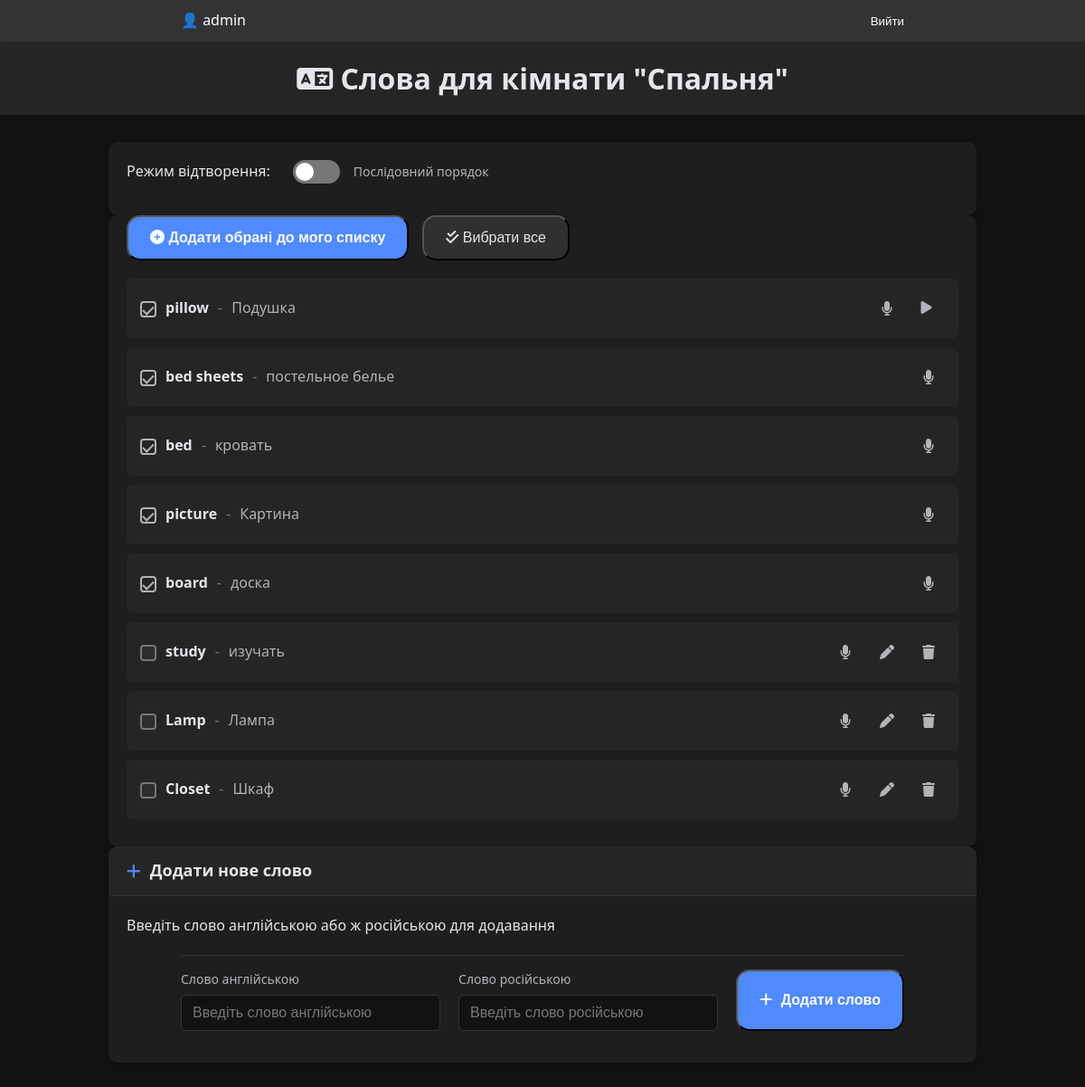
Screenshot of /rooms/room/1/ (signed in) with the database file from the repository.
### trainer/models.py (models this page shows, shortened)
class Room(models.Model):
    name = models.CharField(max_length=255)
    chapter = models.ForeignKey(Chapter, on_delete=models.CASCADE, related_name='rooms', blank=True, null=True)
    user = models.ForeignKey(User, on_delete=models.CASCADE, blank=True, null=True)

class Word(models.Model):
    room = models.ForeignKey(Room, on_delete=models.CASCADE, related_name='words')
    user = models.ForeignKey(User, on_delete=models.CASCADE, null=True, blank=True)
    en = models.CharField(max_length=100)
    ru = models.CharField(max_length=100, blank=True)
    is_admin_word = models.BooleanField(default=True)

### trainer/views.py (the view)
# urls.py: path('rooms/room/<int:room_id>/', views.room_words, name='room_words'),
@login_required
def room_words(request, room_id):
    room = get_object_or_404(Room, id=room_id)
    words_qs = Word.objects.filter(room=room, user__isnull=True)
    user_words_qs = Word.objects.filter(room=room, user=request.user)
    all_word_ids_on_page = [w.id for w in words_qs] + [uw.id for uw in user_words_qs]
    word_content_type = ContentType.objects.get_for_model(Word)
    selected_word_ids = UserSelection.objects.filter(
        user=request.user,
        content_type=word_content_type,
        object_id__in=all_word_ids_on_page
    ).values_list('object_id', flat=True)
    user_recordings = WordRecording.objects.filter(
        user=request.user,
        word_id__in=all_word_ids_on_page
    )
    user_recordings_map = {rec.word_id: rec.recording.url for rec in user_recordings if rec.recording}
    processed_words = []
    for word_obj in list(words_qs):
        word_obj.user_recording_url = user_recordings_map.get(word_obj.id)
        processed_words.append(word_obj)
    processed_user_words = []
    for word_obj in list(user_words_qs):
        word_obj.user_recording_url = user_recordings_map.get(word_obj.id)
        processed_user_words.append(word_obj)
    return render(
        request,
        "room_words.html",
        {
            "room": room,
            "words": processed_words,
            "user_words": processed_user_words,
            "selected_word_ids": set(selected_word_ids),
            "user_recordings_map": user_recordings_map, # Kept for direct access if needed, though annotation is primary
        },
    )

### trainer/templates/room_words.html (shortened to what this page needs)
{% extends "base.html" %}
{% block extra_styles %}
<link rel="stylesheet" href="/static/css/room_words.css">
<link rel="stylesheet" href="https://cdnjs.cloudflare.com/ajax/libs/font-awesome/6.1.1/css/all.min.css">
{% endblock %}
{% block content %}
    <header class="page-header">
        <div class="container">
            <h1>
                <i class="fas fa-language"></i>
                Слова для кімнати "{{ room.name }}"
            </h1>
        </div>
    </header>
    <main class="container">
        <div class="card">
            <div class="card-body">
                <div class="toggle-container">
                    <div class="mode-label">Режим відтворення:</div>
                    <div class="toggle-switch">
                        <label for="randomPlayback"></label>
                        <span id="playbackModeText">
                            {% if user_settings.random_playback %}Випадковий порядок{% else %}Послідовний порядок{% endif %}
                        </span>
                    </div>
                </div>
            </div>
        </div>
        <div class="card word-section">
            <div class="card-body">
                <form id="wordSelectionForm">
                    <div class="word-controls">
                        <button type="button" onclick="addSelectedWords()" class="primary-btn">
                            <i class="fas fa-plus-circle"></i> Додати обрані до мого списку
                        </button>
                        <button type="button" onclick="toggleSelectAll()" class="secondary-btn">
                            <i class="fas fa-check-double"></i> <span id="selectAllText">Вибрати все</span>
                        </button>
                    </div>
                    <div class="word-list-container">
                        <ul id="wordList" class="word-list">
                            {% for word in words %}
                                <li class="word-item">
                                    <label class="word-label">
                                        <div class="checkbox-wrapper">
                                            <span class="checkmark"></span>
                                        </div>
                                        <div class="word-content">
                                            <span class="word-en">{{ word.en }}</span>
                                            <span class="divider">-</span>
                                            <span class="word-ru">{{ word.ru }}</span>
                                        </div>
                                    </label>
                                    <div class="word-actions">
                                        <button type="button" class="icon-btn record-btn" data-word-id="{{ word.id }}">
                                            <i class="fas fa-microphone"></i>
                                        </button>
                                        <button type="button" class="icon-btn play-btn" data-word-id="{{ word.id }}"
                                                {% if word.user_recording_url %}style="display:inline-block;"{% else %}style="display:none;"{% endif %}>
                                            <i class="fas fa-play"></i>
                                        </button>
                                    </div>
                                </li>
                            {% endfor %}
                        </ul>
                    </div>
                    <div class="word-list-container">
                        <ul id="userWordList" class="word-list">
                            {% for word in user_words %}
                                <li class="word-item">
                                    <label class="word-label">
                                        <div class="checkbox-wrapper">
                                            <span class="checkmark"></span>
                                        </div>
                                        <div class="word-content">
                                            <span class="word-en" id="wordEn">{{ word.en }}</span>
                                            <span class="divider">-</span>
                                            <span class="word-ru" id="wordRu">{{ word.ru }}</span>
                                        </div>
                                    </label>
                                    <div class="word-actions">
                                        <button type="button" class="icon-btn record-btn" data-word-id="{{ word.id }}">
                                            <i class="fas fa-microphone"></i>
                                        </button>
                                        <button type="button" class="icon-btn edit-word" onclick="editWord('{{ word.id }}', '{{ word.en|escapejs }}', '{{ word.ru|escapejs }}')">
                                            <i class="fas fa-pen"></i>
                                        </button>
                                        <button type="button" class="icon-btn delete-word" onclick="deleteWord('{{ word.id }}')">
                                            <i class="fas fa-trash"></i>
                                        </button>
                                    </div>
                                </li>
                            {% endfor %}
                        </ul>
                    </div>
                </form>
            </div>
        </div>
        <div class="card">
            <div class="card-header">
                <h3><i class="fas fa-plus"></i> Додати нове слово</h3>
            </div>
            <div class="card-body">
                <span>Введіть слово англійською або ж російською для додавання</span>
                <form id="addWordForm" class="add-word-form">
                    <div class="form-row">
                        <div class="input-group">
                            <label for="addWordEn">Слово англійською</label>
                            <input type="text" id="addWordEn" placeholder="Введіть слово англійською">
                        </div>
                        <div class="input-group">
                            <label for="addWordRu">Слово російською</label>
                            <input type="text" id="addWordRu" placeholder="Введіть слово російською">
                        </div>
                        <button type="button" class="primary-btn" onclick="submitNewWord()">
                            <i class="fas fa-plus"></i> Додати слово
                        </button>
                    </div>
                </form>
            </div>
        </div>
    </main>
{% endblock %}

### trainer/templates/base.html (shortened to what this page needs)
{% load static %}
<!DOCTYPE html>
<html lang="uk">
<head>
    <link rel="stylesheet" href="{% static 'css/custom_checkbox.css' %}">
    {% block extra_styles %}{% endblock %}
</head>
<body>
    {% if user.is_authenticated %}
    <header style="background: #333; color: white; padding: 10px;">
        <div style="max-width: 800px; margin: auto; display: flex; justify-content: space-between;">
            <div>👤 {{ user.username }}</div>
            <div>
                <form method="post" action="{% url 'logout' %}">
                    <button type="submit" style="background: none; border: none; color: white; cursor: pointer;">Вийти</button>
                </form>
            </div>
        </div>
    </header>
    {% endif %}
    {% block content %}{% endblock %}
</body>
</html>

### trainer/static/css/custom_checkbox.css (style rules this page uses)
.checkbox-wrapper { position: relative; display: inline-block; vertical-align: middle; }
.checkbox-wrapper .checkmark { position: relative; display: inline-block; height: 18px; width: 18px; margin-right: 10px; background-color: #2d2d2d; border: 2px solid var(--text-muted); border-radius: 4px; transition: all 0.2s ease; vertical-align: middle; }
.checkbox-wrapper .item-checkbox:checked ~ .checkmark { background-color: transparent; border-color: #b0b3b8; }
.checkbox-wrapper .checkmark:after { content: ""; position: absolute; display: none; width: 5px; height: 10px; border: solid #b0b3b8; border-width: 0 2px 2px 0; transform: rotate(45deg); top: 50%; left: 50%; transform: translate(-50%, -50%) rotate(45deg); }
.checkbox-wrapper .item-checkbox:checked ~ .checkmark:after { display: block; }

### rows the page displays
Room: name "Спальня"
Word: en "pillow", ru "Подушка"
Word: en "bed sheets", ru "постельное белье"
Word: en "bed", ru "кровать"
Word: en "picture", ru "Картина"
Word: en "board", ru "доска"
Word: en "study", ru "изучать"
Word: en "Lamp", ru "Лампа"
Word: en "Closet", ru "Шкаф"

### other values shown
{{ user.username }} "admin"
